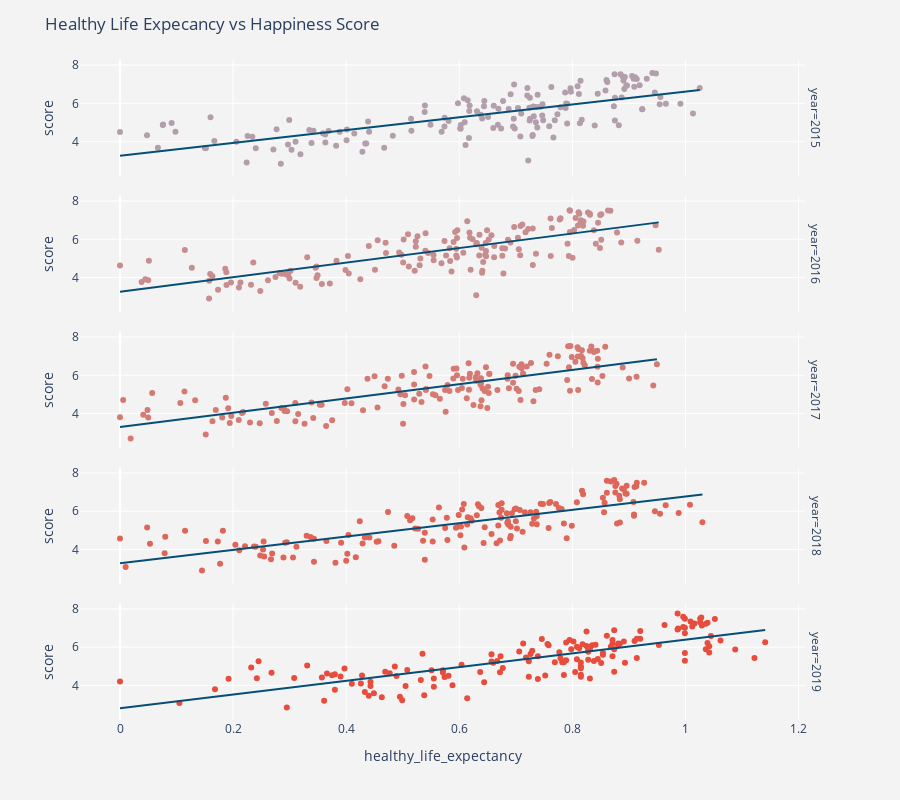

The cell this chart's notebook holds for it:
### Code cell
fig = px.scatter(finaldata, x="healthy_life_expectancy", 
                 y="score",
                 facet_row="year",
                 color="year",
                 trendline= "ols",
                 color_continuous_scale=('#a8a8bb', '#c1949a', '#d27f7a', '#de685b', '#e74c3c'),
                 trendline_color_override ='#054f77')
fig.update(layout_coloraxis_showscale=False)
fig.update_traces(textposition='top center')
fig.update_layout(
    height=800,
    title_text='Healthy Life Expecancy vs Happiness Score',
    paper_bgcolor = 'rgb(243, 243, 243)',
    plot_bgcolor = 'rgb(243, 243, 243)')
fig.show()

### Figure 1 — Plotly figure (JSON) as saved in the notebook; plotly's stock layout.template omitted (floating-point values rounded to 4 significant figures; data arrays with more than 128 entries replaced by an {"elided": "..."} marker saying what was removed)
{"data": [{"hoverlabel": {"namelength": 0}, "hovertemplate": "year=%{marker.color}<br>healthy_life_expectancy=%{x}<br>score=%{y}", "legendgroup": "", "marker": {"color": {"elided": "158 int values"}, "coloraxis": "coloraxis", "symbol": "circle"}, "mode": "markers", "name": "", "showlegend": false, "textposition": "top center", "type": "scatter", "x": {"elided": "158 float values"}, "xaxis": "x5", "y": {"elided": "158 float values"}, "yaxis": "y5"}, {"hoverlabel": {"namelength": 0}, "hovertemplate": "<b>OLS trendline</b><br>score = 3.35609 * healthy_life_expectancy + 3.26053<br>R<sup>2</sup>=0.524465<br><br>year=2015<br>healthy_life_expectancy=%{x}<br>score=%{y} <b>(trend)</b>", "legendgroup": "", "line": {"color": "#054f77"}, "marker": {"symbol": "circle"}, "mode": "lines", "name": "", "showlegend": false, "textposition": "top center", "type": "scatter", "x": {"elided": "158 float values"}, "xaxis": "x5", "y": {"elided": "158 float values"}, "yaxis": "y5"}, {"hoverlabel": {"namelength": 0}, "hovertemplate": "year=%{marker.color}<br>healthy_life_expectancy=%{x}<br>score=%{y}", "legendgroup": "", "marker": {"color": {"elided": "157 int values"}, "coloraxis": "coloraxis", "symbol": "circle"}, "mode": "markers", "name": "", "showlegend": false, "textposition": "top center", "type": "scatter", "x": {"elided": "157 float values"}, "xaxis": "x4", "y": {"elided": "157 float values"}, "yaxis": "y4"}, {"hoverlabel": {"namelength": 0}, "hovertemplate": "<b>OLS trendline</b><br>score = 3.80999 * healthy_life_expectancy + 3.25766<br>R<sup>2</sup>=0.585813<br><br>year=2016<br>healthy_life_expectancy=%{x}<br>score=%{y} <b>(trend)</b>", "legendgroup": "", "line": {"color": "#054f77"}, "marker": {"symbol": "circle"}, "mode": "lines", "name": "", "showlegend": false, "textposition": "top center", "type": "scatter", "x": {"elided": "157 float values"}, "xaxis": "x4", "y": {"elided": "157 float values"}, "yaxis": "y4"}, {"hoverlabel": {"namelength": 0}, "hovertemplate": "year=%{marker.color}<br>healthy_life_expectancy=%{x}<br>score=%{y}", "legendgroup": "", "marker": {"color": {"elided": "155 int values"}, "coloraxis": "coloraxis", "symbol": "circle"}, "mode": "markers", "name": "", "showlegend": false, "textposition": "top center", "type": "scatter", "x": {"elided": "155 float values"}, "xaxis": "x3", "y": {"elided": "155 float values"}, "yaxis": "y3"}, {"hoverlabel": {"namelength": 0}, "hovertemplate": "<b>OLS trendline</b><br>score = 3.7312 * healthy_life_expectancy + 3.29686<br>R<sup>2</sup>=0.611447<br><br>year=2017<br>healthy_life_expectancy=%{x}<br>score=%{y} <b>(trend)</b>", "legendgroup": "", "line": {"color": "#054f77"}, "marker": {"symbol": "circle"}, "mode": "lines", "name": "", "showlegend": false, "textposition": "top center", "type": "scatter", "x": {"elided": "155 float values"}, "xaxis": "x3", "y": {"elided": "155 float values"}, "yaxis": "y3"}, {"hoverlabel": {"namelength": 0}, "hovertemplate": "year=%{marker.color}<br>healthy_life_expectancy=%{x}<br>score=%{y}", "legendgroup": "", "marker": {"color": {"elided": "155 int values"}, "coloraxis": "coloraxis", "symbol": "circle"}, "mode": "markers", "name": "", "showlegend": false, "textposition": "top center", "type": "scatter", "x": {"elided": "155 float values"}, "xaxis": "x2", "y": {"elided": "155 float values"}, "yaxis": "y2"}, {"hoverlabel": {"namelength": 0}, "hovertemplate": "<b>OLS trendline</b><br>score = 3.49928 * healthy_life_expectancy + 3.27825<br>R<sup>2</sup>=0.604658<br><br>year=2018<br>healthy_life_expectancy=%{x}<br>score=%{y} <b>(trend)</b>", "legendgroup": "", "line": {"color": "#054f77"}, "marker": {"symbol": "circle"}, "mode": "lines", "name": "", "showlegend": false, "textposition": "top center", "type": "scatter", "x": {"elided": "155 float values"}, "xaxis": "x2", "y": {"elided": "155 float values"}, "yaxis": "y2"}, {"hoverlabel": {"namelength": 0}, "hovertemplate": "year=%{marker.color}<br>healthy_life_expectancy=%{x}<br>score=%{y}", "legendgroup": "", "marker": {"color": {"elided": "156 int values"}, "coloraxis": "coloraxis", "symbol": "circle"}, "mode": "markers", "name": "", "showlegend": false, "textposition": "top center", "type": "scatter", "x": {"elided": "156 float values"}, "xaxis": "x", "y": {"elided": "156 float values"}, "yaxis": "y"}, {"hoverlabel": {"namelength": 0}, "hovertemplate": "<b>OLS trendline</b><br>score = 3.58537 * healthy_life_expectancy + 2.80683<br>R<sup>2</sup>=0.608218<br><br>year=2019<br>healthy_life_expectancy=%{x}<br>score=%{y} <b>(trend)</b>", "legendgroup": "", "line": {"color": "#054f77"}, "marker": {"symbol": "circle"}, "mode": "lines", "name": "", "showlegend": false, "textposition": "top center", "type": "scatter", "x": {"elided": "156 float values"}, "xaxis": "x", "y": {"elided": "156 float values"}, "yaxis": "y"}], "layout": {"annotations": [{"font": {}, "showarrow": false, "text": "year=2019", "textangle": 90, "x": 0.98, "xanchor": "left", "xref": "paper", "y": 0.088, "yanchor": "middle", "yref": "paper"}, {"font": {}, "showarrow": false, "text": "year=2018", "textangle": 90, "x": 0.98, "xanchor": "left", "xref": "paper", "y": 0.294, "yanchor": "middle", "yref": "paper"}, {"font": {}, "showarrow": false, "text": "year=2017", "textangle": 90, "x": 0.98, "xanchor": "left", "xref": "paper", "y": 0.5, "yanchor": "middle", "yref": "paper"}, {"font": {}, "showarrow": false, "text": "year=2016", "textangle": 90, "x": 0.98, "xanchor": "left", "xref": "paper", "y": 0.706, "yanchor": "middle", "yref": "paper"}, {"font": {}, "showarrow": false, "text": "year=2015", "textangle": 90, "x": 0.98, "xanchor": "left", "xref": "paper", "y": 0.912, "yanchor": "middle", "yref": "paper"}], "coloraxis": {"colorbar": {"title": {"text": "year"}}, "colorscale": [[0, "#a8a8bb"], [0.25, "#c1949a"], [0.5, "#d27f7a"], [0.75, "#de685b"], [1, "#e74c3c"]], "showscale": false}, "height": 800, "legend": {"tracegroupgap": 0}, "margin": {"t": 60}, "paper_bgcolor": "rgb(243, 243, 243)", "plot_bgcolor": "rgb(243, 243, 243)", "title": {"text": "Healthy Life Expecancy vs Happiness Score"}, "xaxis": {"anchor": "y", "domain": [0, 0.98], "title": {"text": "healthy_life_expectancy"}}, "xaxis2": {"anchor": "y2", "domain": [0, 0.98], "matches": "x", "showticklabels": false}, "xaxis3": {"anchor": "y3", "domain": [0, 0.98], "matches": "x", "showticklabels": false}, "xaxis4": {"anchor": "y4", "domain": [0, 0.98], "matches": "x", "showticklabels": false}, "xaxis5": {"anchor": "y5", "domain": [0, 0.98], "matches": "x", "showticklabels": false}, "yaxis": {"anchor": "x", "domain": [0, 0.176], "title": {"text": "score"}}, "yaxis2": {"anchor": "x2", "domain": [0.206, 0.382], "matches": "y", "title": {"text": "score"}}, "yaxis3": {"anchor": "x3", "domain": [0.412, 0.588], "matches": "y", "title": {"text": "score"}}, "yaxis4": {"anchor": "x4", "domain": [0.618, 0.794], "matches": "y", "title": {"text": "score"}}, "yaxis5": {"anchor": "x5", "domain": [0.824, 1], "matches": "y", "title": {"text": "score"}}}}
